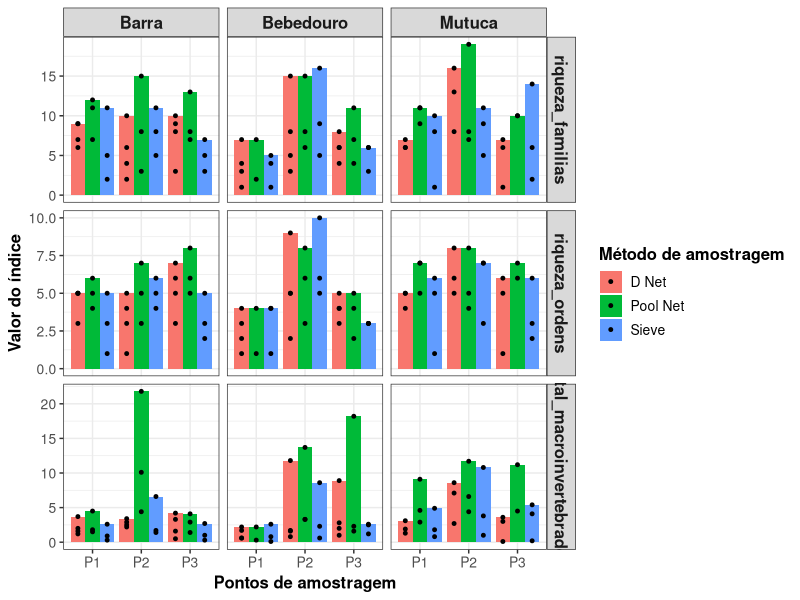

The R source for this figure:
library(tidyverse)
library(ggpubr)



############################### configuracoes ##################################
rios <- c("rio_bebedouro", "rio_da_barra", "rio_mutuca")
metodos <- c("D Net", "Pool Net", "Sieve")
colunas <- c(
    "campanha", "rio", "locality_name", "method",
    "total_macroinvertebrados", "riqueza_ordens", "riqueza_familias"
)

amostras_descartadas_vetor <- c("RiodaBarra-P1")



#carregar dados
df <- read_csv("dados/processado/matriz_indices_imaturos_piata.csv") %>%
  filter(rio %in% rios) %>%
  filter(method %in% metodos) %>%
  filter(!locality_name %in% amostras_descartadas_vetor) %>%
  mutate(total_macroinvertebrados = total_macroinvertebrados * 0.1) %>%
  select(colunas) %>%
  pivot_longer(
    cols = c("total_macroinvertebrados", "riqueza_ordens", "riqueza_familias"),
    names_to = "categoria_da_resposta",
    values_to =  "valor"
  )

  # Melhorar estetica
  df <- df %>%
  mutate(
    locality_name = case_when(
      str_detect(locality_name, "P1") ~ "P1",
      str_detect(locality_name, "P2") ~ "P2",
      str_detect(locality_name, "P3") ~ "P3",
      str_detect(locality_name, "P1/2") ~ "P1+",
    ),
    rio = case_when(
      rio == "rio_bebedouro" ~ "Bebedouro",
      rio == "rio_da_barra" ~ "Barra",
      rio == "rio_mutuca" ~ "Mutuca"
    )
  )



grafico <- df %>%
  ggplot(aes(x = locality_name, y = valor, fill = method)) +
  geom_bar(stat = "identity", position = "dodge") +
  geom_point(
    aes(y = valor, x = locality_name),
    position = position_dodge(width = 0.9),
    size = 1,
    color = "black"
  ) +
  facet_grid(categoria_da_resposta ~ rio, scales = "free_y") +
  labs(
    x = "Pontos de amostragem",
    y = "Valor do índice",
    fill = "Método de amostragem"
  ) +
  theme_bw() +
  theme(
    strip.text.x = element_text(size = 12, face = "bold"),
    strip.text.y = element_text(size = 12, face = "bold"),
    axis.text.x = element_text(size = 10),
    axis.text.y = element_text(size = 10),
    axis.title.x = element_text(size = 12, face = "bold"),
    axis.title.y = element_text(size = 12, face = "bold"),
    legend.title = element_text(size = 12, face = "bold"),
    legend.text = element_text(size = 10)
  )

ggsave(
  filename = "teste.png",
  plot = grafico,
  width = 12,
  height = 8,
  dpi = 300
)
